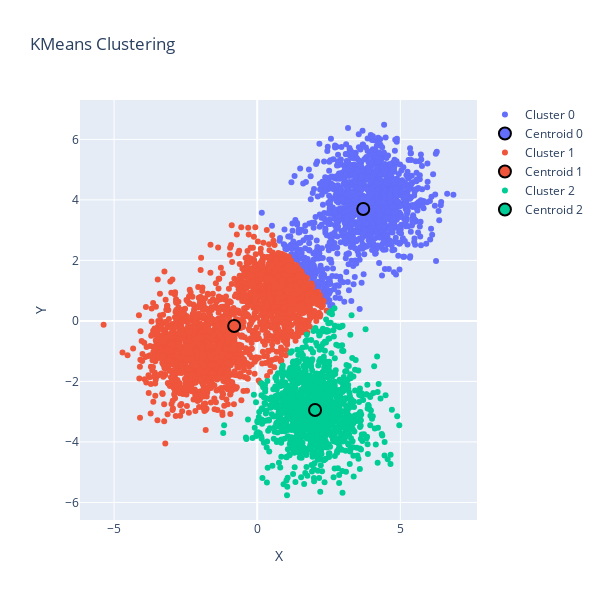

The code cell stored with this chart in its notebook:
### Markdown cell above
## Practice

Try to cluster the above dataset into 3 clusters.\
Notice: do not generate the data again, use the same dataset as above.

### Code cell
# write your code here
import plotly.express as px
import plotly.graph_objects as go

k_means3 = KMeans(init="k-means++", n_clusters=3, n_init=12)
k_means3.fit(X)
def plot_kmeans_clusters(X, k_means3):
    """
Plot the KMeans clusters and centroids using Plotly.
    """
    '''
You need to provide the X and k_means3 variables to the function which are the data and the model
    '''
    fig = go.Figure()

    colors = px.colors.qualitative.Plotly

    # Add clusters and centroids to the plot
    for k, c in zip(range(len(k_means3.cluster_centers_)), colors):
        my_members = (k_means3.labels_ == k)
        cluster_center = k_means3.cluster_centers_[k]
        fig.add_trace(go.Scatter(x=X[my_members, 0], y=X[my_members, 1], mode='markers', marker=dict(color=c), name=f'Cluster {k}'))
        fig.add_trace(go.Scatter(x=[cluster_center[0]], y=[cluster_center[1]], mode='markers', marker=dict(color=c, size=12, line=dict(color='black', width=2)), name=f'Centroid {k}'))

    fig.update_layout(title='KMeans Clustering', xaxis_title='X', yaxis_title='Y')
    fig.update_layout(width=600, height=600)

    fig.show()
# Usage :::You need to provide the X and k_means3 variables to the function which are the data and the model:::
plot_kmeans_clusters(X, k_means3)

### Figure 1 — Plotly figure (JSON) as saved in the notebook; plotly's stock layout.template omitted (floating-point values rounded to 4 significant figures; data arrays with more than 128 entries replaced by an {"elided": "..."} marker saying what was removed)
{"data": [{"marker": {"color": "#636EFA"}, "mode": "markers", "name": "Cluster 0", "type": "scatter", "x": {"elided": "1451 float values"}, "y": {"elided": "1451 float values"}}, {"marker": {"color": "#636EFA", "line": {"color": "black", "width": 2}, "size": 12}, "mode": "markers", "name": "Centroid 0", "type": "scatter", "x": [3.705], "y": [3.7]}, {"marker": {"color": "#EF553B"}, "mode": "markers", "name": "Cluster 1", "type": "scatter", "x": {"elided": "2263 float values"}, "y": {"elided": "2263 float values"}}, {"marker": {"color": "#EF553B", "line": {"color": "black", "width": 2}, "size": 12}, "mode": "markers", "name": "Centroid 1", "type": "scatter", "x": [-0.8043], "y": [-0.1695]}, {"marker": {"color": "#00CC96"}, "mode": "markers", "name": "Cluster 2", "type": "scatter", "x": {"elided": "1286 float values"}, "y": {"elided": "1286 float values"}}, {"marker": {"color": "#00CC96", "line": {"color": "black", "width": 2}, "size": 12}, "mode": "markers", "name": "Centroid 2", "type": "scatter", "x": [2.02], "y": [-2.946]}], "layout": {"height": 600, "title": {"text": "KMeans Clustering"}, "width": 600, "xaxis": {"title": {"text": "X"}}, "yaxis": {"title": {"text": "Y"}}}}
